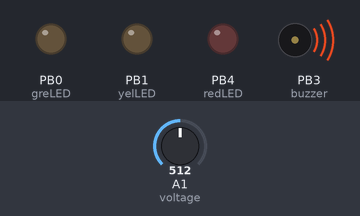
This sketch was run on a simulated ATtiny85, built with avr-gcc and run on an emulated ATtiny85. Parts: output pins drawn as LEDs (lit = HIGH), buzzer (waves = sounding, pin HIGH). The inputs (shaded band) are chosen by the test bench; at power-on: A1 (voltage) = 512.

Above: at 1.2 s.
1.3 s: A1 (voltage) set to 662
4.3 s: A1 (voltage) set to 682
At 5.6 s:
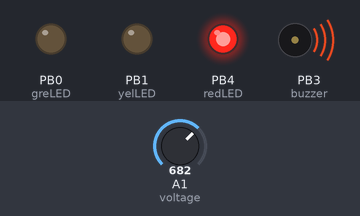
6.7 s: A1 (voltage) set to 716
At 7.9 s:
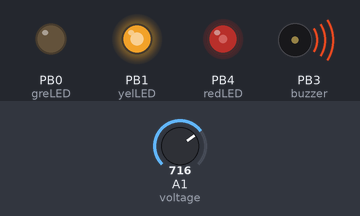
8.2 s: A1 (voltage) set to 665
At 10.31 s:
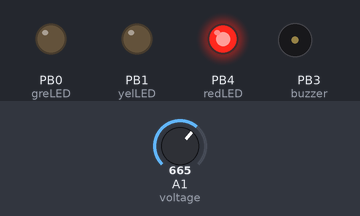
11.2 s: A1 (voltage) set to 730
At 11.7 s:
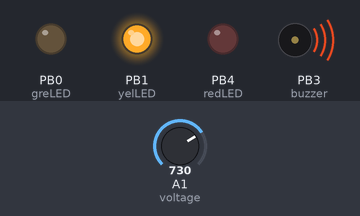
12.7 s: A1 (voltage) set to 719
At 14.1 s:
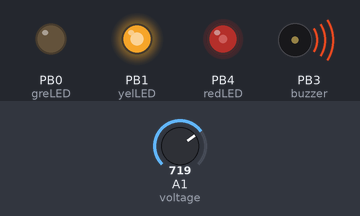
Timing chart, 0 to 15.2 s (numbered marks = the images above; inputs shaded):
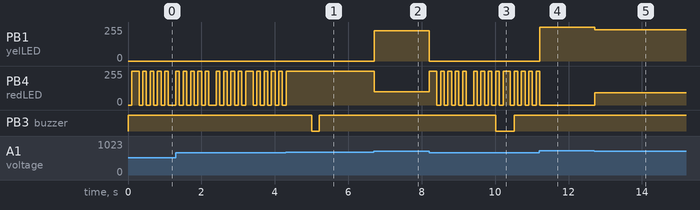

Measured:
- the behaviour switches between 674 and 675 on A1 (voltage) (found by bisection; images 0 and 1)
- the behaviour switches between 720 and 719 on A1 (voltage) (found by bisection; images 4 and 5)
- after the input at 4.3 s, PB4 (redLED): goes on until 4.3 s, then stays 255/255; PB3 (buzzer): HIGH → LOW after 0.71 s, → HIGH 0.20 s later
- after the input at 6.7 s, PB1 (yelLED): 0/255 → 226/255 at once; PB4 (redLED): 255/255 → 100/255 at once
- after the input at 8.2 s, PB1 (yelLED): 226/255 → 0/255 at once; PB4 (redLED): 100/255 → 255/255 at once, → 0/255 0.20 s later, → 255/255 0.10 s later, → 0/255 0.10 s later, … (27 changes in this stretch); PB3 (buzzer): HIGH → LOW after 1.8 s, → HIGH 0.50 s later
- after the input at 11.2 s, PB1 (yelLED): 0/255 → 255/255 at once; PB4 (redLED): goes on until 11.2 s, then stays 0/255
- after the input at 12.7 s, PB1 (yelLED): 255/255 → 235/255 at once; PB4 (redLED): 0/255 → 91/255 at once

The sketch:

sketch_ATTiny85.ino
```cpp
#include <avr/power.h>
#define voltage A1 // no PWM
#define greLED 0 //PWM
#define yelLED 1 //PWM
#define redLED 4 //PWM
#define buzzer 3 //no PWM ? maybe
unsigned long timing;
unsigned long checkShort;
unsigned long checkLong;
int ledState = LOW;             // этой переменной устанавливаем состояние светодиода
long interval = 100;
int val;
int brs = 0;
int brsn = 0;
int x = 0;
int xold = 0;
int beepshortcounter, beeplongcounter;
boolean beeper, beepshort, beeplong, blinking;
void setup() {
  clock_prescale_set(clock_div_4);
  pinMode(voltage, INPUT);
  pinMode(greLED, OUTPUT);
  pinMode(yelLED, OUTPUT);
  pinMode(redLED, OUTPUT);
  pinMode(buzzer, OUTPUT);
  val = 0;
  beeper =  false;
  beepshort = false;
  beeplong = false;
  beepshortcounter = 0;
  beeplongcounter = 0;
digitalWrite(greLED, LOW);
digitalWrite(yelLED, LOW);
digitalWrite(redLED, LOW);
digitalWrite(buzzer, HIGH);
timing = millis();
}
void (* resetFunc) (void) = 0;

void loop() {
  if ( millis() >= 3000000000){
    resetFunc();
  }//сброс контроллера при переполнении


 x = analogRead(voltage);
 if ( xold > (x + 7) || xold < (x - 7)){
 xold = x;
 if ( x >= 809){ //напряжение выше 3,9*4, светить зеленым светодидом
  digitalWrite(greLED, HIGH);
  digitalWrite(yelLED, LOW);
  digitalWrite(redLED, LOW);
  digitalWrite(buzzer, HIGH);
  beeper =  false;
  beepshort = false;
  beeplong = false;
  blinking = false;
  }
  else if ( x < 809 && x >= 799 ){ //гестерезис - Зеленый свет 100%, желтый 40%
  digitalWrite(greLED, HIGH);
  analogWrite(yelLED, 30);
  digitalWrite(redLED, LOW);
  digitalWrite(buzzer, HIGH);
  beeper =  false;
  beepshort = false;
  beeplong = false;
  blinking = false;
  }
 else if ( x < 799 && x >= 768 ){ //напряжение ниже 3,9*4 и выше 3,75*4, светить зеленым и желтым светодиодом
  digitalWrite(greLED, HIGH);
  digitalWrite(yelLED, HIGH);
  digitalWrite(redLED, LOW);
  digitalWrite(buzzer, HIGH);
  beeper =  false;
  beepshort = false;
  beeplong = false;
  blinking = false;
  }
    else if ( x < 768 && x >= 758 ){ //гестерезис - Зеленый свет 40%, желтый 100%
  analogWrite(greLED, 50);
  digitalWrite(yelLED, HIGH);
  digitalWrite(redLED, LOW);
  digitalWrite(buzzer, HIGH);
  beeper =  false;
  beepshort = false;
  beeplong = false;
  blinking = false;
  }
   else if ( x < 758 && x >= 720 ){ //напряжение ниже 3,75*4 и выше 3,55*4, светить желтым светодиодом
  digitalWrite(greLED, LOW);
  digitalWrite(yelLED, HIGH);
  digitalWrite(redLED, LOW);
  digitalWrite(buzzer, HIGH);
  beeper =  false;
  beepshort = false;
  beeplong = false;
  blinking = false;
   }
  else if ( x < 720 && x >= 700 ){ //гестерезис - Желтый светит 40%, красный 70%
  digitalWrite(greLED, LOW);
  brs = (x - 726) * 3;
  brsn = 70 - brs;
  analogWrite(yelLED, brs);
  analogWrite(redLED, brsn);
  digitalWrite(buzzer, HIGH);
  beeper =  false;
  beepshort = false;
  beeplong = false;
  blinking = false;
  }
   else if ( x < 700 && x >= 675 ){ //напряжение ниже 3,75*4 и выше 3,55*4, светить красным светодиодом и раз в 10сек бибикать
  digitalWrite(greLED, LOW);
  digitalWrite(yelLED, LOW);
  digitalWrite(redLED, HIGH);
  beepshort = true;
  beeplong = false;
  blinking = false;

   }
  else { // напряжение меньше нижнего предела, бибикать и мигать светодиодом
  digitalWrite(greLED, LOW);
  digitalWrite(yelLED, LOW);
  beepshort = false;
  beeplong = true;
  blinking = true;
  if(millis() - timing >= interval) {
    timing = millis();
    if (ledState == LOW)
      ledState = HIGH;
    else
      ledState = LOW;
    digitalWrite(redLED, ledState);
  }
  }//конец цикла считывания и отображения
 }
  if ( beeplong == true && beeper == false ){
    if ( millis() - checkShort >= 10000){
      digitalWrite(buzzer, LOW);
      checkShort = millis();
      beeper = true;
    }
  }
  if ( beepshort == true && beeper == false ){
    if ( millis() - checkLong >= 5000){
      digitalWrite(buzzer, LOW);
      checkLong = millis();
      beeper = true;
    }
  }

  if(millis() - timing >= interval && blinking == true) {
    timing = millis();
    if (ledState == LOW)
      ledState = HIGH;
    else
      ledState = LOW;
    digitalWrite(redLED, ledState);
  }

  if ( beeper == true){ // если пищим
    if ( beepshort == true ){
     if (beepshortcounter >= 2){
      digitalWrite(buzzer, HIGH);
      beeper = false;
      beepshortcounter = 0;
     }
     else if (x >= 550){
      beepshortcounter = beepshortcounter + 1;
     }
    }
     if ( beeplong == true ){
      if (beeplongcounter >= 5){
      digitalWrite(buzzer, HIGH);
      beeper = false;
      beeplongcounter = 0;
     }
     else if (x >= 550){
      beeplongcounter = beeplongcounter + 1;
    }
     }

  }
  delay(100);


}
```
